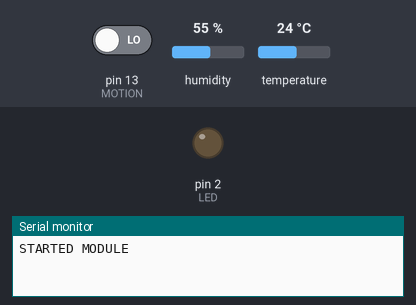
Recording of a sketch running on a simulated Arduino Uno, built with avr-gcc and run on an emulated ATmega328P. Shown: output pins drawn as LEDs (lit = HIGH), the last lines printed to the serial monitor. The test bench sets the inputs (shaded band); at power-on: pin 13 (MOTION) LOW, humidity 55 %, temperature 24 °C.

Above: at 0.1 s.
At 1.1 s:
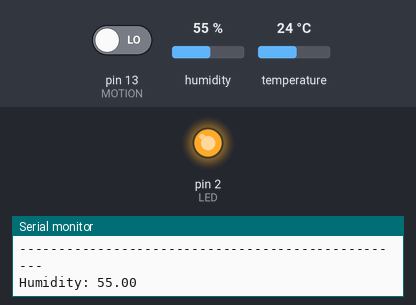
Timing chart, 0 to 2.6 s (numbered marks = the images above):
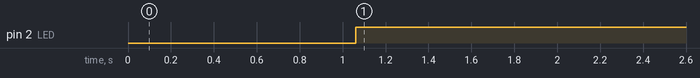

Measured:
- by itself, pin 2 (LED): LOW → HIGH at 1.1 s

The sketch:

debug_calibration.ino
```cpp
#include <DHTesp.h>
#include <Arduino.h>

#define LED 2  //On board LED
#define MOTION 13 //Pin Motion sensor is associated with
#define TH 5 //Pin Motion sensor is associated with

DHTesp dht;

void setup()
{
  pinMode(LED, OUTPUT);     // Initialize the LED_BUILTIN pin as an output
  pinMode(MOTION, INPUT);

  Serial.begin(115200);
  delay(50);

  dht.setup(TH, DHTesp::DHT11);
}

void debug(){

  double humidity = dht.getHumidity();
  double temperature = dht.getTemperature();
  bool motion = getMotion();

  Serial.println("Motion Detected: " + String(motion));
  Serial.println("--------------------------------------------------");

  Serial.println("Temperature: " + String(temperature,2));
  Serial.println("--------------------------------------------------");

  Serial.println("Humidity: " + String(humidity,2));
}

void changeState(){
  digitalWrite(LED,!(digitalRead(LED)));
}

bool getMotion(){
  bool result = digitalRead(MOTION);
  Serial.println("$$$$$$$$$ MOTION READING $$$$$$$$$");
  Serial.println(result);
  Serial.println("$$$$$$$$$ MOTION READING $$$$$$$$$");
  if(result){
      digitalWrite(LED,LOW);
  }
  else{
    digitalWrite(LED,HIGH);
  }
  return result;
}

void flashLED(int iterations, int msBetweenFlash){
  for(int i = 1; i <= iterations; i++){
    changeState();
    delay(msBetweenFlash/2);
    changeState();
    delay(msBetweenFlash/2);
  }
}

void loop()
{
  Serial.println("STARTED MODULE");
  delay(1000);
  while(true){
      debug();
      delay(3000);
  }
}
```
